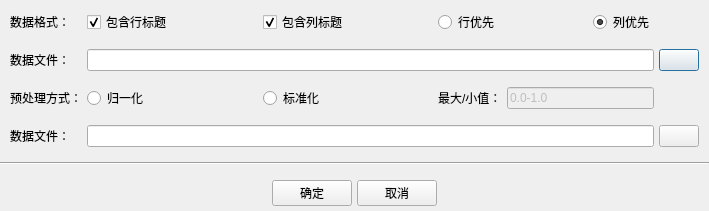
<?xml version="1.0" encoding="UTF-8"?>
<ui version="4.0">
 <class>DataScalerDialog</class>
 <widget class="QDialog" name="DataScalerDialog">
  <property name="geometry">
   <rect>
    <x>0</x>
    <y>0</y>
    <width>709</width>
    <height>201</height>
   </rect>
  </property>
  <property name="windowTitle">
   <string>归一化/标准化</string>
  </property>
  <layout class="QVBoxLayout" name="verticalLayout" stretch="1,0,0">
   <property name="spacing">
    <number>5</number>
   </property>
   <property name="leftMargin">
    <number>0</number>
   </property>
   <property name="topMargin">
    <number>0</number>
   </property>
   <property name="rightMargin">
    <number>0</number>
   </property>
   <property name="bottomMargin">
    <number>0</number>
   </property>
   <item>
    <layout class="QGridLayout" name="gridLayout">
     <property name="leftMargin">
      <number>10</number>
     </property>
     <property name="topMargin">
      <number>10</number>
     </property>
     <property name="rightMargin">
      <number>10</number>
     </property>
     <property name="bottomMargin">
      <number>10</number>
     </property>
     <property name="horizontalSpacing">
      <number>5</number>
     </property>
     <property name="verticalSpacing">
      <number>15</number>
     </property>
     <item row="0" column="0">
      <widget class="QLabel" name="dataFormatLabel">
       <property name="text">
        <string>数据格式：</string>
       </property>
      </widget>
     </item>
     <item row="1" column="1" colspan="7">
      <widget class="QLineEdit" name="selectDataFileLineEdit"/>
     </item>
     <item row="1" column="8">
      <widget class="QPushButton" name="selectDataFilePushButton">
       <property name="text">
        <string/>
       </property>
      </widget>
     </item>
     <item row="0" column="7">
      <widget class="QRadioButton" name="isColMajorRadioButton">
       <property name="text">
        <string>列优先</string>
       </property>
       <property name="checked">
        <bool>true</bool>
       </property>
      </widget>
     </item>
     <item row="0" column="6">
      <spacer name="horizontalSpacer_3">
       <property name="orientation">
        <enum>Qt::Horizontal</enum>
       </property>
       <property name="sizeHint" stdset="0">
        <size>
         <width>40</width>
         <height>20</height>
        </size>
       </property>
      </spacer>
     </item>
     <item row="0" column="5">
      <widget class="QRadioButton" name="isRowMajorRadioButton">
       <property name="text">
        <string>行优先</string>
       </property>
       <property name="checked">
        <bool>false</bool>
       </property>
      </widget>
     </item>
     <item row="0" column="1">
      <widget class="QCheckBox" name="isIncludeRowTitleCheckBox">
       <property name="text">
        <string>包含行标题</string>
       </property>
       <property name="checked">
        <bool>true</bool>
       </property>
      </widget>
     </item>
     <item row="2" column="1">
      <widget class="QRadioButton" name="isMinMaxScalerRadioButton">
       <property name="text">
        <string>归一化</string>
       </property>
       <property name="checked">
        <bool>false</bool>
       </property>
      </widget>
     </item>
     <item row="0" column="2">
      <spacer name="horizontalSpacer">
       <property name="orientation">
        <enum>Qt::Horizontal</enum>
       </property>
       <property name="sizeHint" stdset="0">
        <size>
         <width>40</width>
         <height>20</height>
        </size>
       </property>
      </spacer>
     </item>
     <item row="2" column="0">
      <widget class="QLabel" name="preprocessingAlgorithmLabel">
       <property name="maximumSize">
        <size>
         <width>16777215</width>
         <height>16777215</height>
        </size>
       </property>
       <property name="text">
        <string>预处理方式：</string>
       </property>
      </widget>
     </item>
     <item row="0" column="4">
      <spacer name="horizontalSpacer_2">
       <property name="orientation">
        <enum>Qt::Horizontal</enum>
       </property>
       <property name="sizeHint" stdset="0">
        <size>
         <width>40</width>
         <height>20</height>
        </size>
       </property>
      </spacer>
     </item>
     <item row="1" column="0">
      <widget class="QLabel" name="selectDataFileLabel">
       <property name="maximumSize">
        <size>
         <width>16777215</width>
         <height>16777215</height>
        </size>
       </property>
       <property name="text">
        <string>数据文件：</string>
       </property>
      </widget>
     </item>
     <item row="0" column="3">
      <widget class="QCheckBox" name="isIncludeColTitleCheckBox">
       <property name="text">
        <string>包含列标题</string>
       </property>
       <property name="checked">
        <bool>true</bool>
       </property>
      </widget>
     </item>
     <item row="4" column="4">
      <spacer name="verticalSpacer">
       <property name="orientation">
        <enum>Qt::Vertical</enum>
       </property>
       <property name="sizeHint" stdset="0">
        <size>
         <width>20</width>
         <height>40</height>
        </size>
       </property>
      </spacer>
     </item>
     <item row="2" column="3">
      <widget class="QRadioButton" name="isStandardScalerRadioButton">
       <property name="text">
        <string>标准化</string>
       </property>
       <property name="checked">
        <bool>false</bool>
       </property>
      </widget>
     </item>
     <item row="2" column="5">
      <widget class="QLabel" name="minMaxScalerRangeLabel">
       <property name="text">
        <string>最大/小值：</string>
       </property>
      </widget>
     </item>
     <item row="2" column="6" colspan="2">
      <widget class="QLineEdit" name="minMaxScalerRangeLineEdit">
       <property name="enabled">
        <bool>false</bool>
       </property>
       <property name="text">
        <string>0.0-1.0</string>
       </property>
      </widget>
     </item>
     <item row="3" column="0">
      <widget class="QLabel" name="selectSaveDataFileLabel">
       <property name="maximumSize">
        <size>
         <width>16777215</width>
         <height>16777215</height>
        </size>
       </property>
       <property name="text">
        <string>数据文件：</string>
       </property>
      </widget>
     </item>
     <item row="3" column="8">
      <widget class="QPushButton" name="selectSaveDataFilePushButton">
       <property name="text">
        <string/>
       </property>
      </widget>
     </item>
     <item row="3" column="1" colspan="7">
      <widget class="QLineEdit" name="selectSaveDataFileLineEdit"/>
     </item>
    </layout>
   </item>
   <item>
    <widget class="Line" name="line">
     <property name="orientation">
      <enum>Qt::Horizontal</enum>
     </property>
    </widget>
   </item>
   <item>
    <layout class="QHBoxLayout" name="horizontalLayout">
     <property name="spacing">
      <number>5</number>
     </property>
     <property name="leftMargin">
      <number>5</number>
     </property>
     <property name="topMargin">
      <number>10</number>
     </property>
     <property name="rightMargin">
      <number>5</number>
     </property>
     <property name="bottomMargin">
      <number>5</number>
     </property>
     <item>
      <spacer name="horizontalSpacer_4">
       <property name="orientation">
        <enum>Qt::Horizontal</enum>
       </property>
       <property name="sizeHint" stdset="0">
        <size>
         <width>40</width>
         <height>20</height>
        </size>
       </property>
      </spacer>
     </item>
     <item>
      <widget class="QPushButton" name="okPushButton">
       <property name="text">
        <string>确定</string>
       </property>
      </widget>
     </item>
     <item>
      <widget class="QPushButton" name="cancelPushButton">
       <property name="text">
        <string>取消</string>
       </property>
      </widget>
     </item>
     <item>
      <spacer name="horizontalSpacer_5">
       <property name="orientation">
        <enum>Qt::Horizontal</enum>
       </property>
       <property name="sizeHint" stdset="0">
        <size>
         <width>40</width>
         <height>20</height>
        </size>
       </property>
      </spacer>
     </item>
    </layout>
   </item>
  </layout>
 </widget>
 <resources/>
 <connections/>
</ui>
